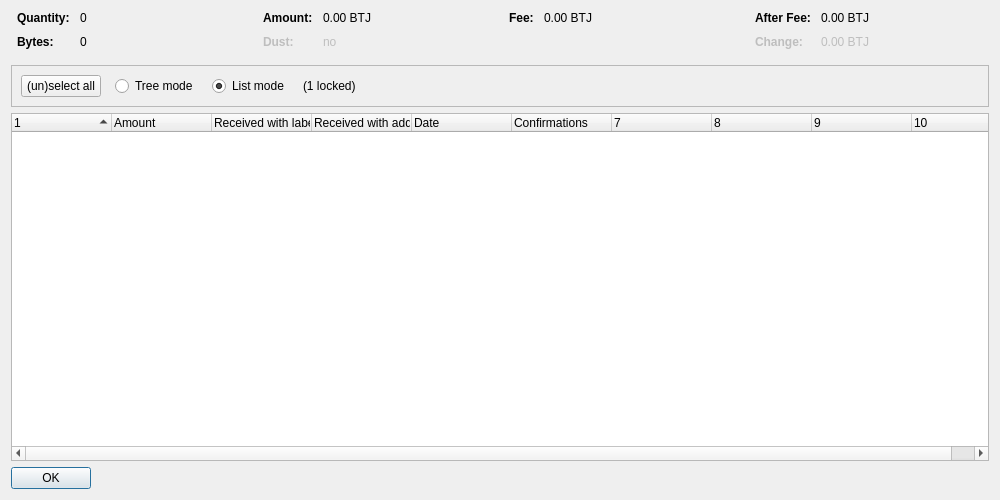
<?xml version="1.0" encoding="UTF-8"?>
<ui version="4.0">
 <class>CoinControlDialog</class>
 <widget class="QDialog" name="CoinControlDialog">
  <property name="geometry">
   <rect>
    <x>0</x>
    <y>0</y>
    <width>1000</width>
    <height>500</height>
   </rect>
  </property>
  <property name="windowTitle">
   <string>Coin Selection</string>
  </property>
  <layout class="QVBoxLayout" name="verticalLayout">
   <item>
    <layout class="QHBoxLayout" name="horizontalLayoutTop" stretch="0,0,0,0">
     <property name="topMargin">
      <number>0</number>
     </property>
     <property name="bottomMargin">
      <number>10</number>
     </property>
     <item>
      <layout class="QFormLayout" name="formLayoutCoinControl1">
       <property name="horizontalSpacing">
        <number>10</number>
       </property>
       <property name="verticalSpacing">
        <number>10</number>
       </property>
       <property name="leftMargin">
        <number>6</number>
       </property>
       <property name="rightMargin">
        <number>6</number>
       </property>
       <item row="0" column="0">
        <widget class="QLabel" name="labelCoinControlQuantityText">
         <property name="font">
          <font>
           <weight>75</weight>
           <bold>true</bold>
          </font>
         </property>
         <property name="text">
          <string>Quantity:</string>
         </property>
        </widget>
       </item>
       <item row="0" column="1">
        <widget class="QLabel" name="labelCoinControlQuantity">
         <property name="cursor">
          <cursorShape>IBeamCursor</cursorShape>
         </property>
         <property name="contextMenuPolicy">
          <enum>Qt::ActionsContextMenu</enum>
         </property>
         <property name="text">
          <string notr="true">0</string>
         </property>
         <property name="textInteractionFlags">
          <set>Qt::LinksAccessibleByMouse|Qt::TextSelectableByKeyboard|Qt::TextSelectableByMouse</set>
         </property>
        </widget>
       </item>
       <item row="1" column="0">
        <widget class="QLabel" name="labelCoinControlBytesText">
         <property name="font">
          <font>
           <weight>75</weight>
           <bold>true</bold>
          </font>
         </property>
         <property name="text">
          <string>Bytes:</string>
         </property>
        </widget>
       </item>
       <item row="1" column="1">
        <widget class="QLabel" name="labelCoinControlBytes">
         <property name="cursor">
          <cursorShape>IBeamCursor</cursorShape>
         </property>
         <property name="contextMenuPolicy">
          <enum>Qt::ActionsContextMenu</enum>
         </property>
         <property name="text">
          <string notr="true">0</string>
         </property>
         <property name="textInteractionFlags">
          <set>Qt::LinksAccessibleByMouse|Qt::TextSelectableByKeyboard|Qt::TextSelectableByMouse</set>
         </property>
        </widget>
       </item>
      </layout>
     </item>
     <item>
      <layout class="QFormLayout" name="formLayoutCoinControl2">
       <property name="horizontalSpacing">
        <number>10</number>
       </property>
       <property name="verticalSpacing">
        <number>10</number>
       </property>
       <property name="leftMargin">
        <number>6</number>
       </property>
       <property name="rightMargin">
        <number>6</number>
       </property>
       <item row="0" column="0">
        <widget class="QLabel" name="labelCoinControlAmountText">
         <property name="font">
          <font>
           <weight>75</weight>
           <bold>true</bold>
          </font>
         </property>
         <property name="text">
          <string>Amount:</string>
         </property>
        </widget>
       </item>
       <item row="0" column="1">
        <widget class="QLabel" name="labelCoinControlAmount">
         <property name="cursor">
          <cursorShape>IBeamCursor</cursorShape>
         </property>
         <property name="contextMenuPolicy">
          <enum>Qt::ActionsContextMenu</enum>
         </property>
         <property name="text">
          <string notr="true">0.00 BTJ</string>
         </property>
         <property name="textInteractionFlags">
          <set>Qt::LinksAccessibleByMouse|Qt::TextSelectableByKeyboard|Qt::TextSelectableByMouse</set>
         </property>
        </widget>
       </item>
       <item row="1" column="0">
        <widget class="QLabel" name="labelCoinControlLowOutputText">
         <property name="enabled">
          <bool>false</bool>
         </property>
         <property name="font">
          <font>
           <weight>75</weight>
           <bold>true</bold>
          </font>
         </property>
         <property name="text">
          <string>Dust:</string>
         </property>
        </widget>
       </item>
       <item row="1" column="1">
        <widget class="QLabel" name="labelCoinControlLowOutput">
         <property name="enabled">
          <bool>false</bool>
         </property>
         <property name="cursor">
          <cursorShape>IBeamCursor</cursorShape>
         </property>
         <property name="contextMenuPolicy">
          <enum>Qt::ActionsContextMenu</enum>
         </property>
         <property name="text">
          <string notr="true">no</string>
         </property>
         <property name="textInteractionFlags">
          <set>Qt::LinksAccessibleByMouse|Qt::TextSelectableByKeyboard|Qt::TextSelectableByMouse</set>
         </property>
        </widget>
       </item>
      </layout>
     </item>
     <item>
      <layout class="QFormLayout" name="formLayoutCoinControl3">
       <property name="horizontalSpacing">
        <number>10</number>
       </property>
       <property name="verticalSpacing">
        <number>10</number>
       </property>
       <property name="leftMargin">
        <number>6</number>
       </property>
       <property name="rightMargin">
        <number>6</number>
       </property>
       <item row="0" column="0">
        <widget class="QLabel" name="labelCoinControlFeeText">
         <property name="font">
          <font>
           <weight>75</weight>
           <bold>true</bold>
          </font>
         </property>
         <property name="text">
          <string>Fee:</string>
         </property>
        </widget>
       </item>
       <item row="0" column="1">
        <widget class="QLabel" name="labelCoinControlFee">
         <property name="cursor">
          <cursorShape>IBeamCursor</cursorShape>
         </property>
         <property name="contextMenuPolicy">
          <enum>Qt::ActionsContextMenu</enum>
         </property>
         <property name="text">
          <string notr="true">0.00 BTJ</string>
         </property>
         <property name="textInteractionFlags">
          <set>Qt::LinksAccessibleByMouse|Qt::TextSelectableByKeyboard|Qt::TextSelectableByMouse</set>
         </property>
        </widget>
       </item>
      </layout>
     </item>
     <item>
      <layout class="QFormLayout" name="formLayoutCoinControl4">
       <property name="horizontalSpacing">
        <number>10</number>
       </property>
       <property name="verticalSpacing">
        <number>10</number>
       </property>
       <property name="leftMargin">
        <number>6</number>
       </property>
       <property name="rightMargin">
        <number>6</number>
       </property>
       <item row="0" column="0">
        <widget class="QLabel" name="labelCoinControlAfterFeeText">
         <property name="font">
          <font>
           <weight>75</weight>
           <bold>true</bold>
          </font>
         </property>
         <property name="text">
          <string>After Fee:</string>
         </property>
        </widget>
       </item>
       <item row="0" column="1">
        <widget class="QLabel" name="labelCoinControlAfterFee">
         <property name="cursor">
          <cursorShape>IBeamCursor</cursorShape>
         </property>
         <property name="contextMenuPolicy">
          <enum>Qt::ActionsContextMenu</enum>
         </property>
         <property name="text">
          <string notr="true">0.00 BTJ</string>
         </property>
         <property name="textInteractionFlags">
          <set>Qt::LinksAccessibleByMouse|Qt::TextSelectableByKeyboard|Qt::TextSelectableByMouse</set>
         </property>
        </widget>
       </item>
       <item row="1" column="0">
        <widget class="QLabel" name="labelCoinControlChangeText">
         <property name="enabled">
          <bool>false</bool>
         </property>
         <property name="font">
          <font>
           <weight>75</weight>
           <bold>true</bold>
          </font>
         </property>
         <property name="text">
          <string>Change:</string>
         </property>
        </widget>
       </item>
       <item row="1" column="1">
        <widget class="QLabel" name="labelCoinControlChange">
         <property name="enabled">
          <bool>false</bool>
         </property>
         <property name="cursor">
          <cursorShape>IBeamCursor</cursorShape>
         </property>
         <property name="contextMenuPolicy">
          <enum>Qt::ActionsContextMenu</enum>
         </property>
         <property name="text">
          <string notr="true">0.00 BTJ</string>
         </property>
         <property name="textInteractionFlags">
          <set>Qt::LinksAccessibleByMouse|Qt::TextSelectableByKeyboard|Qt::TextSelectableByMouse</set>
         </property>
        </widget>
       </item>
      </layout>
     </item>
    </layout>
   </item>
   <item>
    <widget class="QFrame" name="frame">
     <property name="minimumSize">
      <size>
       <width>0</width>
       <height>40</height>
      </size>
     </property>
     <property name="frameShape">
      <enum>QFrame::StyledPanel</enum>
     </property>
     <property name="frameShadow">
      <enum>QFrame::Sunken</enum>
     </property>
     <layout class="QHBoxLayout" name="horizontalLayout">
      <item>
       <layout class="QHBoxLayout" name="horizontalLayoutPanel" stretch="0,0,0,0,0">
        <property name="spacing">
         <number>14</number>
        </property>
        <item>
         <widget class="QPushButton" name="pushButtonSelectAll">
          <property name="sizePolicy">
           <sizepolicy hsizetype="Maximum" vsizetype="Fixed">
            <horstretch>0</horstretch>
            <verstretch>0</verstretch>
           </sizepolicy>
          </property>
          <property name="text">
           <string>(un)select all</string>
          </property>
          <property name="autoDefault">
           <bool>false</bool>
          </property>
         </widget>
        </item>
        <item>
         <widget class="QRadioButton" name="radioTreeMode">
          <property name="sizePolicy">
           <sizepolicy hsizetype="Maximum" vsizetype="Fixed">
            <horstretch>0</horstretch>
            <verstretch>0</verstretch>
           </sizepolicy>
          </property>
          <property name="text">
           <string>Tree mode</string>
          </property>
         </widget>
        </item>
        <item>
         <widget class="QRadioButton" name="radioListMode">
          <property name="sizePolicy">
           <sizepolicy hsizetype="Maximum" vsizetype="Fixed">
            <horstretch>0</horstretch>
            <verstretch>0</verstretch>
           </sizepolicy>
          </property>
          <property name="text">
           <string>List mode</string>
          </property>
          <property name="checked">
           <bool>true</bool>
          </property>
         </widget>
        </item>
        <item>
         <widget class="QLabel" name="labelLocked">
          <property name="text">
           <string notr="true">(1 locked)</string>
          </property>
         </widget>
        </item>
        <item>
         <spacer name="horizontalSpacer">
          <property name="orientation">
           <enum>Qt::Horizontal</enum>
          </property>
          <property name="sizeHint" stdset="0">
           <size>
            <width>40</width>
            <height>20</height>
           </size>
          </property>
         </spacer>
        </item>
       </layout>
      </item>
     </layout>
    </widget>
   </item>
   <item>
    <widget class="CoinControlTreeWidget" name="treeWidget">
     <property name="contextMenuPolicy">
      <enum>Qt::CustomContextMenu</enum>
     </property>
     <property name="sortingEnabled">
      <bool>false</bool>
     </property>
     <property name="columnCount">
      <number>10</number>
     </property>
     <attribute name="headerShowSortIndicator" stdset="0">
      <bool>true</bool>
     </attribute>
     <attribute name="headerStretchLastSection">
      <bool>false</bool>
     </attribute>
     <column>
      <property name="text">
       <string/>
      </property>
     </column>
     <column>
      <property name="text">
       <string>Amount</string>
      </property>
     </column>
     <column>
      <property name="text">
       <string>Received with label</string>
      </property>
     </column>
     <column>
      <property name="text">
       <string>Received with address</string>
      </property>
     </column>
     <column>
      <property name="text">
       <string>Date</string>
      </property>
     </column>
     <column>
      <property name="text">
       <string>Confirmations</string>
      </property>
      <property name="toolTip">
       <string>Confirmed</string>
      </property>
     </column>
     <column>
      <property name="text">
       <string/>
      </property>
     </column>
     <column>
      <property name="text">
       <string/>
      </property>
     </column>
     <column>
      <property name="text">
       <string/>
      </property>
     </column>
     <column>
      <property name="text">
       <string/>
      </property>
     </column>
    </widget>
   </item>
   <item>
    <widget class="QDialogButtonBox" name="buttonBox">
     <property name="sizePolicy">
      <sizepolicy hsizetype="Maximum" vsizetype="Fixed">
       <horstretch>0</horstretch>
       <verstretch>0</verstretch>
      </sizepolicy>
     </property>
     <property name="orientation">
      <enum>Qt::Horizontal</enum>
     </property>
     <property name="standardButtons">
      <set>QDialogButtonBox::Ok</set>
     </property>
    </widget>
   </item>
  </layout>
 </widget>
 <customwidgets>
  <customwidget>
   <class>CoinControlTreeWidget</class>
   <extends>QTreeWidget</extends>
   <header>qt/coincontroltreewidget.h</header>
  </customwidget>
 </customwidgets>
 <resources/>
 <connections/>
</ui>
